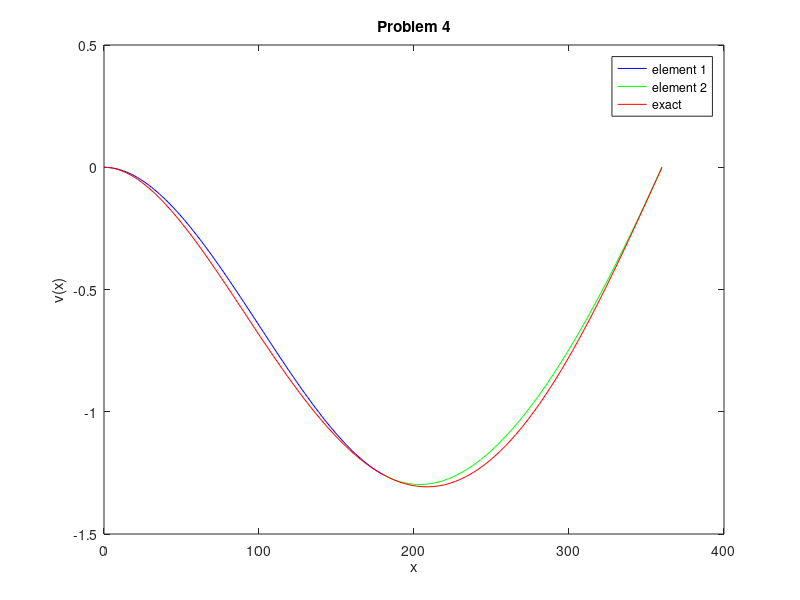

Source code (MATLAB):
function hw4_f20
clear; clc; close all; format compact; format short e
%
Problem=input('Enter desired problem (1-3): ');
%
% ----------------------------------------------------------------
%
if Problem==1
    disp('Problem 1 - 4.7')
    E=30e6;
    I=200;
    L=240; % length in inches
    K=k_global(E,I,L)
    % Nodal displacements and rotations:
    F=[-500;0;0]
    Kp=K([1,2,4],[1,2,4])
    d=Kp\F;
    v1=d(1)
    phi1=d(2)
    phi2=d(3)
    % Reactions
    Reactions=K*[v1;phi1;0;phi2;0;0]
    % Element loads
    k=k_element(E,I,L);
    f1=k*[v1;phi1;0;phi2]
    f2=k*[0;phi2;0;0]
    %
    % ----------------------------------------------------------------
    %
elseif Problem==2
    disp('Problem 2')
    E=29e6;
    I=200;
    L=15*12; % length in inches
    K=k_global(E,I,L)
    % Nodal displacements and rotations:
    w=1000/12;  % lb/in
    F=[-w*L;0;w*L^2/12]
    Kp=K([3,4,6],[3,4,6])
    d=Kp\F;
    v2=d(1)
    phi2=d(2)
    phi3=d(3)
    % Reactions
    Reactions=K*[0;0;v2;phi2;0;phi3]-[-w*L/2;-w*L^2/12;-w*L;0;-w*L/2;w*L^2/12]
    % Element loads
    k=k_element(E,I,L);
    f1=k*[0;0;v2;phi2]-[-w*L/2;-w*L^2/12;-w*L/2;w*L^2/12]
    f2=k*[v2;phi2;0;phi3]-[-w*L/2;-w*L^2/12;-w*L/2;w*L^2/12]
    %
    % ----------------------------------------------------------------
    %
elseif Problem==3
    disp('Problem 3')
    E=29e6;
    I=150;
    L=120; % length in inches
    K=k_global(E,I,L)
    % Nodal displacements and rotations:
    w=2000/12; % lb/in
    % work equivalent nodal loads
    F1y=-3*w*L/20;
    M1=-w*L^2/30;
    F2y=-w*L;
    M2=-w*L^2/15;
    F3y=-17*w*L/20;
    M3=2*w*L^2/15;
    F=[M2;F3y;M3]
    Kp=K([4:6],[4:6])
    d=Kp\F;
    phi2=d(1)
    v3=d(2)
    phi3=d(3)
    % Reactions
    Reactions=K*[0;0;0;phi2;v3;phi3]-[F1y; M1; F2y; M2; F3y; M3]
    % Element loads
    k=k_element(E,I,L);
    f1=k*[0;0;0;phi2]-[-3*w*L/20;-w*L^2/30;-7*w*L/20;w*L^2/20]
    f2=k*[0;phi2;v3;phi3]-[-13*w*L/20;-7*w*L^2/60;-17*w*L/20;2*w*L^2/15]
    %
    % ----------------------------------------------------------------
    %
else
    disp('Problem 4, part b')
    %
    E=29e6;
    I=200;
    L=15*12;  % length in inches
    % FEA solution
    % element 1
    x=linspace(0,L,101);
    d=[0;0;-1.2569;-3.4914e-03];
    for i=1:101
        xp(i)=x(i);
        N=interp(x(i),L);
        v(i)=N*d;
    end
    plot(xp,v,'b')
    hold on
    % element 2
    d=[-1.2569;-3.4914e-03; 0; .013966];
    for i=1:101
        xp(i)=x(i)+L;
        N=interp(x(i),L);
        v(i)=N*d;
    end
    plot(xp,v,'g')
    % exact
    l=30*12; % length in inches
    w0=1000/12;
    xe=linspace(0,l,101);
    ve=-((w0*l^4)/(E*I))*((1/16)*(xe/l).^2-(5/48)*(xe/l).^3+(1/24)*(xe/l).^4);
    plot(xe,ve,'r')
    legend('element 1','element 2','exact')
    xlabel('x')
    ylabel('v(x)')
    title('Problem 4')
end
%
%-----------------------------------------------------------------
%
function K=k_global(E,I,L)
%
k1=zeros(6,6);
k2=zeros(6,6);
k1(1:4,1:4)=k_element(E,I,L);
k2(3:6,3:6)=k_element(E,I,L);
K=k1+k2;
%
%-----------------------------------------------------------------
%
function k=k_element(E,I,L)
%
k=(E*I/L^3)*[12,6*L,-12,6*L;
    6*L,4*L^2,-6*L,2*L^2;
    -12,-6*L,12,-6*L;
    6*L,2*L^2,-6*L,4*L^2]
%
%-----------------------------------------------------------------
%
function N=interp(x,L)
%
N1=(2*x.^3-3*x.^2*L+L^3)/L^3;
N2=(x.^3*L-2*x.^2*L^2+x*L^3)/L^3;
N3=(-2*x.^3+3*x.^2*L)/L^3;
N4=(x.^3*L-x.^2*L^2)/L^3;
N=[N1, N2, N3, N4];
